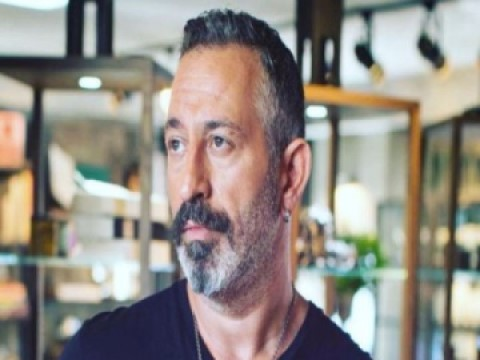
#> input picture 8-)Python ile Görüntü İşleme - Ağırlıklı Toplama2 (Resimlerin Üst Üste Eklenmesi)/cem yilmaz.jpg, 480 x 360 px
$ python '11-)Ağırlıklı toplama 2.py'
#> lines starting #> are read from the running program, lines starting #| are printed output that depends on the picture
import cv2
import numpy

picture1=cv2.imread("cem yilmaz.jpg")
#> picture1 is the input picture: shape (360, 480, 3); mean B, G, R 134.5, 140.8, 146.9
picture2=cv2.imread("ozan guven.jpg")
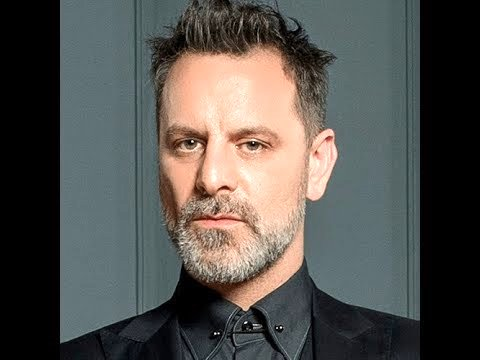
#> input picture 8-)Python ile Görüntü İşleme - Ağırlıklı Toplama2 (Resimlerin Üst Üste Eklenmesi)/ozan guven.jpg, 480 x 360 px
#> picture2 is the input picture: shape (360, 480, 3); mean B, G, R 78.2, 82.2, 84.1


cv2.imshow("Ozan Guven",picture2)
cv2.imshow("Cem Yilmaz",picture1)


total=cv2.add(picture1,picture2)#cv.add komutuyla resimleri üst üste koyup tüm bgr değerlerini topladık
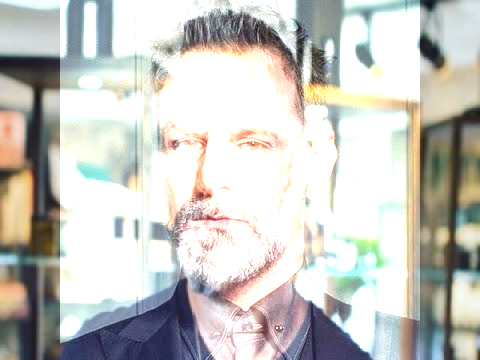
#> total: shape (360, 480, 3); mean B, G, R 193.5, 198.3, 198.8
#dikkat etmemiz gereken husus resimlerin en ve boy oranlarının aynı olmsı gerek

agirlikliToplama=cv2.addWeighted(picture1,0.7,picture2,0.3,0)#bu komutla hangi resimden yüzde kaç ağırlıkta
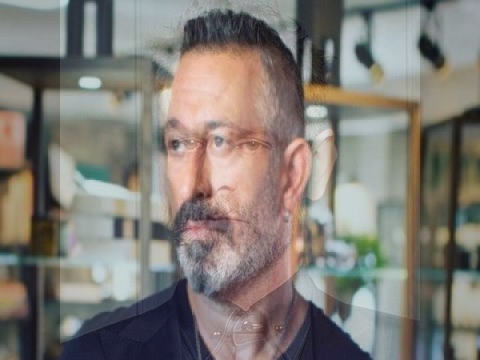
#> agirlikliToplama: shape (360, 480, 3); mean B, G, R 117.6, 123.2, 128.1
#kullanacağımızı belirliyoruz

cv2.imshow("new pitcure",total)
cv2.imshow("agirlikli toplam",agirlikliToplama)

cv2.waitKey(0)
cv2.destroyAllWindows()
